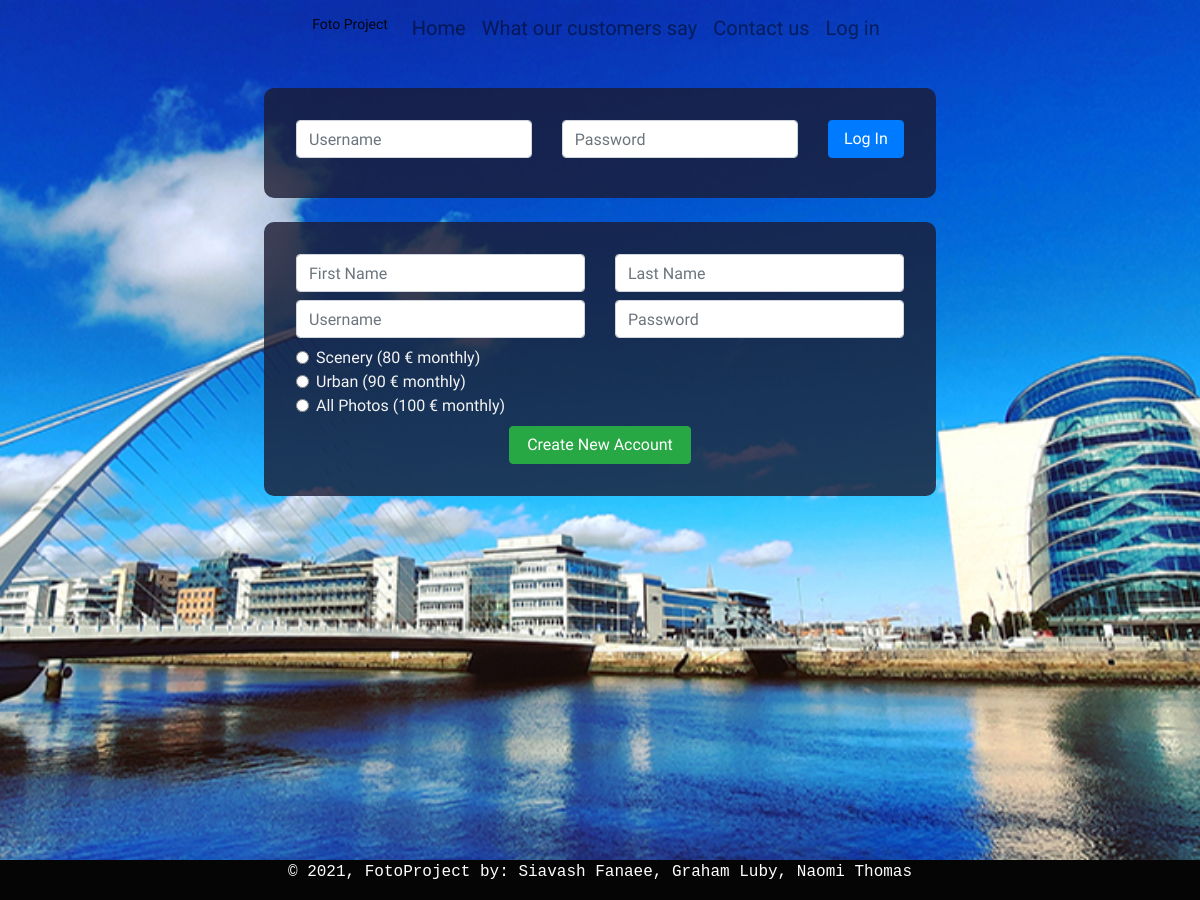
/members.php, run on the app's committed database.
### tables this page shows
CREATE TABLE IF NOT EXISTS `price` (
  `id` int(11) NOT NULL AUTO_INCREMENT,
  `type` int(11) NOT NULL,
  `price` int(11) NOT NULL,
  `name` text NOT NULL,
  PRIMARY KEY (`id`)
);

### members.php (the view, shortened to what this page needs)
<!DOCTYPE html>
<html lang="en">
<head>
  <?php require __DIR__ . "/app/views/head.php"; ?>
</head>
<body class="members">
  <?php require __DIR__ . "/app/views/header.php"; ?>
  <main>
    <form class="members1" method="POST">
      <div class="row">
        <div class="col-xl-5 col-lg-4">
          <input type="text" class="form-control mb-2" name="user_name" id="user" placeholder="Username">
        </div>
        <div class="col-xl-5 col-lg-4">
          <input type="password" class="form-control mb-2" name="password" id="password" placeholder="Password">
        </div>
        <div class="col-xl-2 col-lg-4">
          <button type="submit" id="loginbtn" class="btn btn-primary btn-block">Log In</button>
        </div>
      </div>
    </form>
    <form class="members2" method="POST">
      <div class="row">
        <div class="col-lg-6">
          <input type="text" class="form-control mb-2" name="first_name" id="firstname" placeholder="First Name">
        </div>
        <div class="col-lg-6">
          <input type="text" class="form-control mb-2" name="last_name" id="lastname" placeholder="Last Name">
        </div>
        <div class="col-lg-6">
          <input type="text" class="form-control mb-2" name="user_name" id="newuser" placeholder="Username">
        </div>
        <div class="col-lg-6">
          <input type="password" class="form-control mb-2" name="password" id="newpassword" placeholder="Password">
        </div>
      </div>
      <?php
        require __DIR__ . "/app/src/connect.php";
        $query = $conn->query("SELECT * FROM `price` ORDER BY `type` ASC");
        while($row = mysqli_fetch_assoc($query)){
      ?>
      <div class="form-check">
        <label class="form-check-label" for="radio2">
          <input
            type="radio" class="form-check-input" name="type"
            value="option<?php echo $row["type"] ?>">
          <?php echo $row["name"] ?> (<?php echo $row["price"] ?> &euro; monthly)
        </label>
      </div>
      <?php } ?>
      <div class="row d-flex justify-content-center mt-2">
        <div class="col-xl-4">
          <button type="submit" id="newaccbtn" class="btn btn-success btn-block">Create New Account</button>
        </div>
      </div>
    </form>
  </main>
  <?php require __DIR__ . "/app/views/footer.php"; ?>
</body>
</html>

### css/styles.css (style rules this page uses)
.members { background-image: url("../images/2.jpg"); height:900px; background-position: center; background-repeat: no-repeat; background-size: cover; margin: auto; }
header, main, .jumbotron, .card-title, .carousel, .pb-2, #filter, form { font-family: 'New Tegomin', serif; }
.members1, .members2 { background-color: rgba(27, 27, 50, 0.8); color: #f3f3f3; padding: 2em; margin: 2% 22%; border-radius: 10px; }

### data on the page
price: name "Scenery", price "80"
price: name "Urban", price "90"
price: name "All Photos", price "100"
